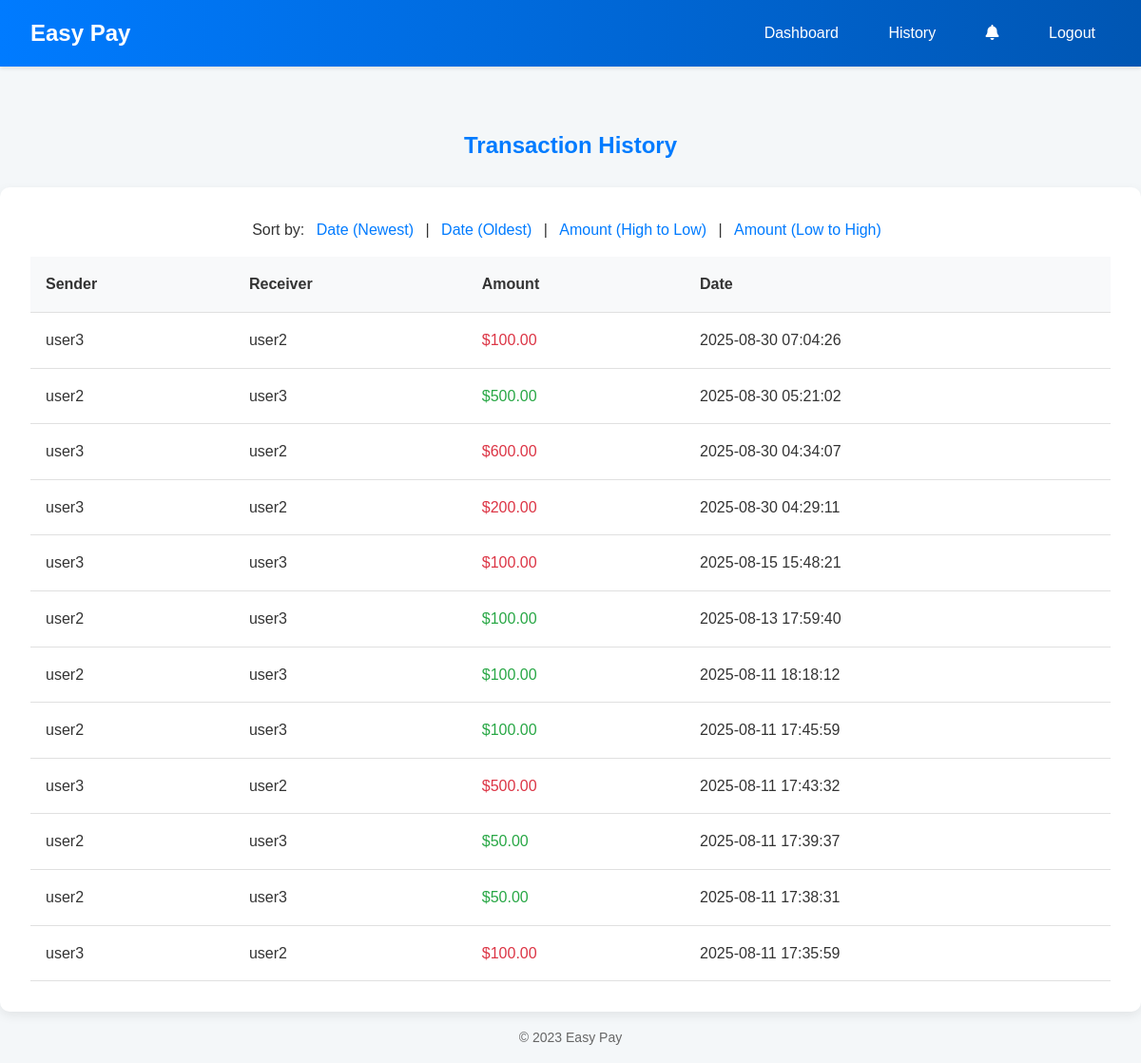
The app's page /index.php?page=transaction_history (signed in) with its own data.
### tables this page shows
CREATE TABLE `transactions` (
  `id` int(11) NOT NULL,
  `sender_id` int(11) NOT NULL,
  `receiver_id` int(11) NOT NULL,
  `amount` decimal(10,2) NOT NULL,
  `transaction_date` timestamp NOT NULL DEFAULT current_timestamp()
);

CREATE TABLE `users` (
  `id` int(11) NOT NULL,
  `username` varchar(50) NOT NULL,
  `password` varchar(255) NOT NULL,
  `balance` decimal(10,2) NOT NULL DEFAULT 0.00
);

### includes/functions.php (called while the page is built, shortened)
<?php
function getTransactionsForUser($userId)
{
    global $conn;
    $userId = (int)$userId;
    $sql = "SELECT t.*, s.username AS sender_username, r.username AS receiver_username
            FROM transactions t
            JOIN users s ON t.sender_id = s.id
            JOIN users r ON t.receiver_id = r.id
            WHERE t.sender_id = $userId OR t.receiver_id = $userId
            ORDER BY t.transaction_date DESC";
    $result = mysqli_query($conn, $sql);
    return mysqli_fetch_all($result, MYSQLI_ASSOC);
}
function bubbleSortTransactions($transactions, $key, $order = 'asc')
{
    $n = count($transactions);
    for ($i = 0; $i < $n - 1; $i++) {
        for ($j = 0; $j < $n - $i - 1; $j++) {
            $value1 = ($key === 'transaction_date') ? strtotime($transactions[$j][$key]) : $transactions[$j][$key];
            $value2 = ($key === 'transaction_date') ? strtotime($transactions[$j + 1][$key]) : $transactions[$j + 1][$key];
        }
    }
    return $transactions;
}

### views/transaction_history.php (the view)
<?php include 'includes/header.php'; ?>
<?php
$transactions = getTransactionsForUser($_SESSION['user_id']);
$sortBy = $_GET['sort_by'] ?? 'transaction_date';
$sortOrder = $_GET['sort_order'] ?? 'desc';
if ($sortBy === 'amount' || $sortBy === 'transaction_date') {
    $transactions = BubbleSortTransactions($transactions, $sortBy, $sortOrder);
}
?>
<h2>Transaction History</h2>
<div class="card">
    <div class="sort-options">
        <span>Sort by:</span>
        <a href="index.php?page=transaction_history&sort_by=transaction_date&sort_order=desc" class="sort-link">Date (Newest)</a> |
        <a href="index.php?page=transaction_history&sort_by=transaction_date&sort_order=asc" class="sort-link">Date (Oldest)</a> |
        <a href="index.php?page=transaction_history&sort_by=amount&sort_order=desc" class="sort-link">Amount (High to Low)</a> |
        <a href="index.php?page=transaction_history&sort_by=amount&sort_order=asc" class="sort-link">Amount (Low to High)</a>
    </div>
    <table class="transaction-table">
        <thead>
            <tr>
                <th>Sender</th>
                <th>Receiver</th>
                <th>Amount</th>
                <th>Date</th>
            </tr>
        </thead>
        <tbody>
            <?php if (empty($transactions)): ?>
                <tr>
                    <td colspan="4" style="text-align: center;">No transactions found.</td>
                </tr>
            <?php else: ?>
                <?php foreach ($transactions as $transaction): ?>
                    <tr>
                        <td><?= htmlspecialchars($transaction['sender_username'] ?? 'N/A'); ?></td>
                        <td><?= htmlspecialchars($transaction['receiver_username'] ?? 'N/A'); ?></td>
                        <td class="<?= $transaction['sender_id'] === $_SESSION['user_id'] ? 'outgoing' : 'incoming'; ?>">
                            $<?= number_format($transaction['amount'], 2); ?>
                        </td>
                        <td><?= htmlspecialchars($transaction['transaction_date']); ?></td>
                    </tr>
                <?php endforeach; ?>
            <?php endif; ?>
        </tbody>
    </table>
</div>
<?php include 'includes/footer.php'; ?>

### assets/style.css (style rules this page uses)
:root { --primary-color: #007bff; --secondary-color: #6c757d; --background-color: #f4f7f9; --card-background: #ffffff; --text-color: #333333; --light-text-color: #666666; --border-color: #e0e0e0; --success-color: #28a745; --error-color: #dc3545; --incoming-color: #28a745; --outgoing-color: #dc3545; }
* { box-sizing: border-box; margin: 0; padding: 0; }
body { font-family: 'Poppins', sans-serif; background-color: var(--background-color); color: var(--text-color); line-height: 1.6; }
h2 { color: var(--primary-color); margin-bottom: 1.5rem; text-align: center; font-weight: 600; }
.card { background-color: var(--card-background); padding: 2rem; border-radius: 10px; box-shadow: 0 4px 12px rgba(0, 0, 0, 0.08); }
.user-table, .transaction-table { width: 100%; border-collapse: separate; border-spacing: 0; margin-top: 1rem; }
.user-table th, .user-table td, .transaction-table th, .transaction-table td { padding: 1rem; text-align: left; border-bottom: 1px solid var(--border-color); }
.user-table th, .transaction-table th { background-color: #f8f9fa; font-weight: 600; position: sticky; top: 0; z-index: 1; }
.sort-options { margin-bottom: 1rem; text-align: center; }
.sort-link { color: var(--primary-color); text-decoration: none; margin: 0 0.5rem; transition: color 0.2s ease; }
.transaction-table .outgoing { color: var(--outgoing-color); }
.transaction-table .incoming { color: var(--incoming-color); }

### records on screen
transactions: sender.username "user3", receiver.username "user2", amount "100.00", transaction_date "2025-08-30 07:04:26"
transactions: sender.username "user2", receiver.username "user3", amount "500.00", transaction_date "2025-08-30 05:21:02"
transactions: sender.username "user3", receiver.username "user2", amount "600.00", transaction_date "2025-08-30 04:34:07"
transactions: sender.username "user3", receiver.username "user2", amount "200.00", transaction_date "2025-08-30 04:29:11"
transactions: sender.username "user3", amount "100.00", transaction_date "2025-08-15 15:48:21"
transactions: sender.username "user2", receiver.username "user3", amount "100.00", transaction_date "2025-08-13 17:59:40"
transactions: sender.username "user2", receiver.username "user3", amount "100.00", transaction_date "2025-08-11 18:18:12"
transactions: sender.username "user2", receiver.username "user3", amount "100.00", transaction_date "2025-08-11 17:45:59"
transactions: sender.username "user3", receiver.username "user2", amount "500.00", transaction_date "2025-08-11 17:43:32"
transactions: sender.username "user2", receiver.username "user3", amount "50.00", transaction_date "2025-08-11 17:39:37"
transactions: sender.username "user2", receiver.username "user3", amount "50.00", transaction_date "2025-08-11 17:38:31"
transactions: sender.username "user3", receiver.username "user2", amount "100.00", transaction_date "2025-08-11 17:35:59"
